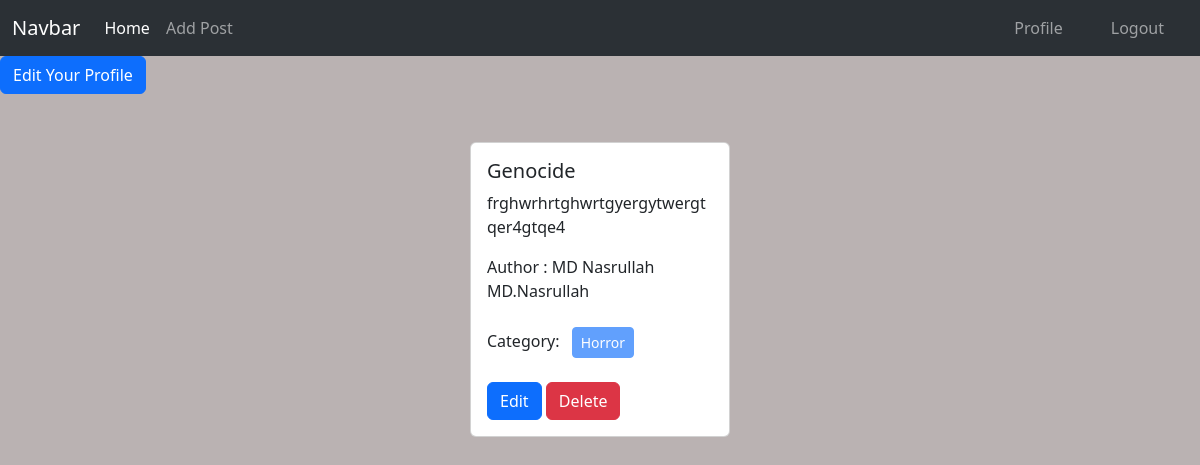
/profile/ (signed in), run on the app's committed database.
### posts/models.py (models this page shows, shortened)
class Post(models.Model):
    title = models.CharField(max_length=100)
    content = models.TextField()
    category = models.ManyToManyField(Category)
    author = models.ForeignKey(User, on_delete=models.CASCADE)

### categories/models.py (models this page shows, shortened)
class Category(models.Model):
    name = models.CharField(max_length=100, unique=True)
    slug = models.SlugField(max_length=100,unique=True, blank=True, null=True)

### author/views.py (the view)
# urls.py: path('profile/',views.profile, name='profile'),
@login_required
def profile(request):
    data = Post.objects.filter(author = request.user)
    return render(request, 'profile.html',{'data' : data} )

### author/templates/profile.html
{% extends "base.html" %}
{% load crispy_forms_tags %}
{% block content %}
<div>
    <a class="btn btn-primary" href="{% url 'edit_profile' %}">Edit Your Profile</a>
    <div class="d-flex flex-wrap justify-content-center px-5 pt-5">
        {% for data in data %}
        <div class="col-sm-3">
          <div class="card mx-2">
            <div class="card-body">
              <h5 class="card-title">{{data.title}}</h5>
              <p class="card-text">
                {{data.content}}
              </p>
              <p>Author : {{data.author.first_name}} {{data.author.last_name}}</p>
              <p>
                Category: {% for cat in data.category.all %}
                <button class="btn btn-primary btn-sm m-2" disabled> {{cat.name}} </button>
                {% endfor %}
              </p>
              <a href="{% url 'edit_post' data.id %}" class="btn btn-primary">Edit</a>
              <a href="{% url 'delete_post' data.id %}" class="btn btn-danger">Delete</a>
            </div>
          </div>
        </div>
        {% endfor %}
        </div>
</div>
{% endblock %}

### data on the page
Post: title "Genocide", content "frghwrhrtghwrtgyergytwergtqer4gtqe4", author.first_name "MD Nasrullah", author.last_name "MD.Nasrullah"
Category: name "Horror"
